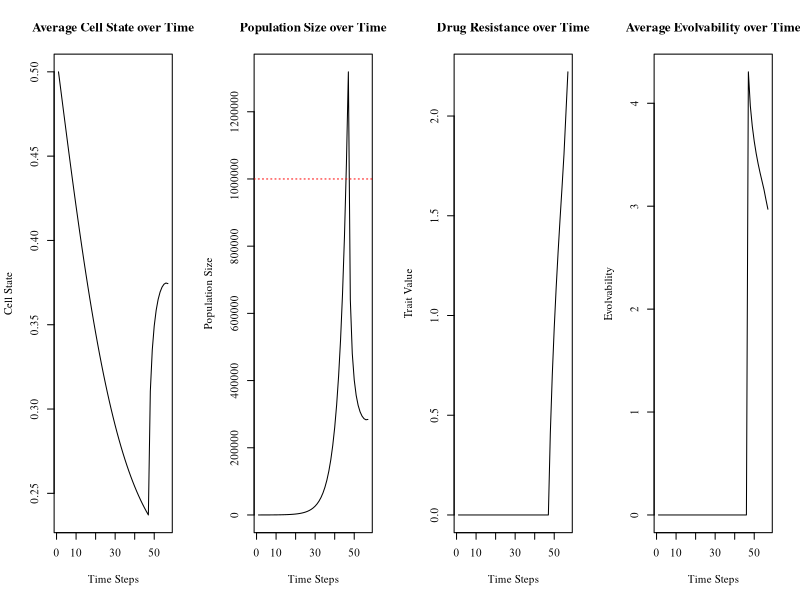

Write the R code that produced this figure.
#Code written by Anuraag Bukkuri, expanded from code provided in "Advancing population ecology with integral projection models: a practical guide" - Merow et al 2013

params = data.frame(
  txon = FALSE,
  varG = .05,
  varF = .05,
  endtx = 150)

lexp = 1.5
beta = 1.5
bex = -.6

dn = .01
vpar1 = 0 
vpar2 = 5
vpar3 = .1
plotstop = 0
starttx=0
stressG = FALSE
stressF = FALSE
min = 0
max = 1
n = 100
tol = 1e-8
bc = min + c(0:n) * (max - min)/n
y = 0.5 * (bc[1:n] + bc[2:(n+1)])
h = y[2] - y[1]

Nt = rnorm(n,.5,0)
sim_steps = params$endtx-1
v = 0

popsize = vector(,sim_steps)
evoldyn = vector(,sim_steps)
avgtemp = vector(,length(y))
avgplot = vector(,sim_steps)
avgplot2 = vector(,sim_steps)
avgevolv = vector(,length(y))

for (i in 1:sim_steps) {
  
  if (params$txon==TRUE) {m=1}
  else {m=0}
  
  total_cells = sum(Nt)
  Ntnorm = Nt / total_cells
  popsize[i] = total_cells
  evoldyn[i] = v
  
  kevol = function(v1,params){
    x = m/(exp(lexp*y[j]) + beta*v1)
    avgevolv[j] = Ntnorm[j]*(vpar1+vpar2*exp(-vpar3/x))  
    return (sum(avgevolv))
  }
  
  for (j in 1:length(y)) {avgtemp[j] = y[j] * Ntnorm[j]
  x = m/(exp(lexp*y[j]) + beta*v)
  avgevolv[j] = Ntnorm[j]*(vpar1+vpar2*exp(-vpar3/x))
  }

  avgcell2 = kevol(v,params=params) 
  avgplot2[i] = avgcell2
  
  avgcell = sum(avgtemp)
  avgplot[i] = avgcell
  
  if (total_cells>1e6 && params$txon==FALSE){starttx=i
  params$txon=TRUE}
  
  if ((total_cells>1e6 && params$txon==TRUE && i>starttx+3)||total_cells<10){plotstop=i
  break} #cancer progression
  
  if ((total_cells>popsize[i-1] && params$txon==TRUE && i>starttx+2||total_cells<10)){plotstop=i
  break} #tx failure
  
  l.x = function(x, params) {exp(lexp*x)}
  
  b.x = function(x, params) {.3*exp(bex*x)}
  
  s.x = function(x, params) {
    return(1-dn*kevol(v,params)-m/(l.x(x,params=params)+beta*v))}
  
  s.x2 = function(x, params) {
    return(1-dn*kevol(v+.0000001,params)-m/(l.x(x,params=params)+beta*(v+.0000001)))}
  
  g.yx = function(xp, x, params) {dnorm(xp,mean=x,sd= params$varG)}
  f.yx = function(xp, x, params) {dnorm(xp,mean=x,sd= params$varF)}
  
  dsdv <-outer(y,y,function(xp,x,params) {(s.x2(x,params)-s.x(x,params))/.0000001}, params=params)
  dkds <-outer(y,y,function(xp,x,params) {g.yx(xp,x,params)},params=params)
  
  F = h*outer(y, y, f.yx, params=params)
  B = b.x(y, params=params)
  G = h*outer(y, y, g.yx, params=params)
  S = s.x(y, params=params)
  Q = F
  P = G
  for (j in 1:n) {
    Q[, j] = F[, j] * B[j]
    P[, j] = G[, j] * S[j]
  }
  
  #Low state eviction
  for (j in 1:(n / 2)) {
    F[1, j] <- F[1, j] + 1 - sum(F[, j])
    Q[, j] <- F[, j] * B[j]
    G[1, j] <- G[1, j] + 1 - sum(G[, j])
    P[, j] <- G[, j] * S[j]
  }
  
  #High state eviction
  for (j in (n / 2 + 1):n) {
    F[n, j] <- F[n, j] + 1 - sum(F[, j])
    Q[, j] <- F[, j] * B[j]
    G[n, j] <- G[n, j] + 1 - sum(G[, j])
    P[, j] <- G[, j] * S[j]
  }
  
  K = P + Q
  Nt1 = K %*% Nt
  Nt = Nt1
  
  lam <- abs(eigen(K)$values[1])
  w.eigen <- abs(eigen(K)$vectors[, 1])
  stable.dist <- w.eigen/sum(w.eigen)
  v.eigen <- abs(eigen(t(K))$vectors[, 1])
  repro.val <- v.eigen/v.eigen[1]
  v.dot.w = sum(stable.dist * repro.val) * h
  sens = outer(repro.val, stable.dist)/v.dot.w
  
  sensv <- sum(sens*(dkds * dsdv)) * h ^ 2
  v <- v + sum(avgevolv) * sum(sensv) / lam
}

message('Drug Resistance Level:',v)
message('Average Cell State:',avgcell)
message('Nadir of Population:',min(popsize[-c(1:starttx,plotstop+1:params$endtx)]))
message('Tx Start:',starttx)
message('Time to Progression:',plotstop-starttx)

par(mfrow = c(1, 4))#,oma=c(1,0,2,0))
plot(avgplot[-c(plotstop+1:params$endtx)],xlab = "Time Steps",ylab='Cell State',type = 'l',main = 'Average Cell State over Time',family='serif')
plot(popsize[-c(plotstop+1:params$endtx)],xlab = "Time Steps",ylab = 'Population Size',main = 'Population Size over Time',type = 'l',family='serif')
abline(h=1e6,col='red',lty=3)
plot(evoldyn[-c(plotstop+1:params$endtx)],xlab = "Time Steps",ylab = 'Trait Value',main = 'Drug Resistance over Time',type = 'l',family='serif')
plot(avgplot2[-c(plotstop+1:params$endtx)],xlab = "Time Steps",ylab='Evolvability',type = 'l',main = 'Average Evolvability over Time',family='serif')
